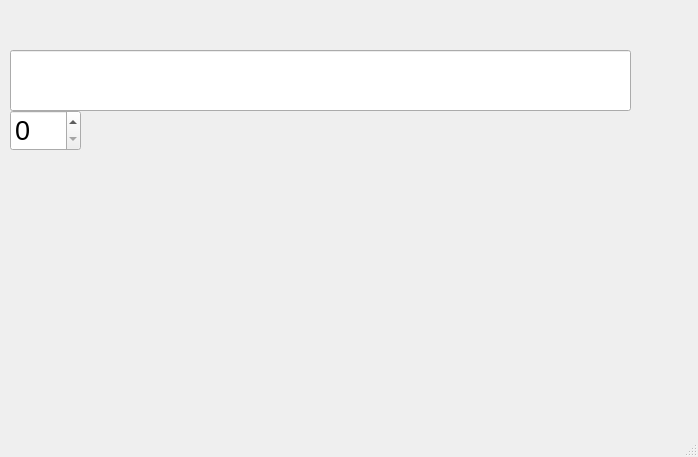
<?xml version="1.0" encoding="UTF-8"?>
<ui version="4.0">
 <class>MainWindow</class>
 <widget class="QMainWindow" name="MainWindow">
  <property name="geometry">
   <rect>
    <x>0</x>
    <y>0</y>
    <width>698</width>
    <height>457</height>
   </rect>
  </property>
  <property name="windowTitle">
   <string>MainWindow</string>
  </property>
  <widget class="QWidget" name="centralwidget">
   <widget class="QLineEdit" name="lineEdit">
    <property name="geometry">
     <rect>
      <x>10</x>
      <y>50</y>
      <width>621</width>
      <height>61</height>
     </rect>
    </property>
    <property name="font">
     <font>
      <pointsize>14</pointsize>
     </font>
    </property>
   </widget>
   <widget class="QSpinBox" name="numberwords">
    <property name="geometry">
     <rect>
      <x>10</x>
      <y>110</y>
      <width>71</width>
      <height>41</height>
     </rect>
    </property>
    <property name="font">
     <font>
      <pointsize>20</pointsize>
     </font>
    </property>
   </widget>
  </widget>
  <widget class="QMenuBar" name="menubar">
   <property name="geometry">
    <rect>
     <x>0</x>
     <y>0</y>
     <width>698</width>
     <height>26</height>
    </rect>
   </property>
  </widget>
  <widget class="QStatusBar" name="statusbar"/>
 </widget>
 <resources/>
 <connections/>
</ui>
